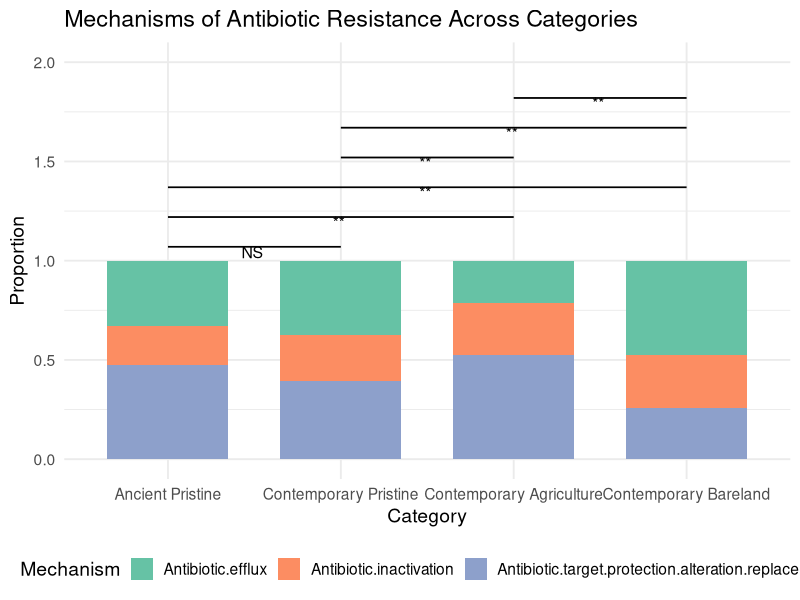

This chart was generated by the following R code:
library(ggplot2)  # For creating plots
library(tidyr)    # For reshaping data

data <- data.frame(
  Category = c("Ancient Pristine", "Contemporary Pristine", 
               "Contemporary Agriculture", "Contemporary Bareland"),
  `Antibiotic inactivation` = c(0.200, 0.233, 0.259, 0.268),
  `Antibiotic efflux` = c(0.327, 0.371, 0.214, 0.474),
  `Antibiotic target protection/alteration/replacement` = c(0.473, 0.395, 0.527, 0.258)
)

data$Category <- factor(data$Category, levels = c(
  "Ancient Pristine", 
  "Contemporary Pristine", 
  "Contemporary Agriculture", 
  "Contemporary Bareland"
))


data_long <- pivot_longer(
  data, 
  cols = -Category, 
  names_to = "Mechanism", 
  values_to = "Proportion"
)


significance_annotations <- data.frame(
  xstart = c(1, 1, 1, 2, 2, 3),  
  xend = c(2, 3, 4, 3, 4, 4),    
  y_position = c(1.10, 1.25, 1.40, 1.55, 1.70, 1.85),  
  label = c(
    "\nNS ",    # Not significant: Ancient Pristine vs Contemporary Pristine
    "\n** ",    # Significant: Ancient Pristine vs Contemporary Agriculture
    "\n** ",    # Significant: Ancient Pristine vs Contemporary Bareland
    "\n** ",    # Significant: Contemporary Pristine vs Contemporary Agriculture
    "\n** ",    # Significant: Contemporary Pristine vs Contemporary Bareland
    "\n** "     # Significant: Contemporary Agriculture vs Contemporary Bareland
  )
)

# Specify the name for the output file
output_file <- "xxx_stacked_bar_chart.tiff"

# Save the plot as a PNG file
png(filename = output_file, width = 1200, height = 800, res = 300)

# Create the stacked bar plot
ggplot(data_long, aes(x = Category, y = Proportion, fill = Mechanism)) +
  geom_bar(stat = "identity", position = "stack", width = 0.7) +  # Stacked bar chart
  scale_fill_brewer(palette = "Set2", name = "Mechanism") +       # Use colour palette
  labs(
    x = "Category", 
    y = "Proportion", 
    title = "Mechanisms of Antibiotic Resistance Across Categories"
  ) + 
  theme_minimal(base_size = 14) +                                 
  geom_segment(
    data = significance_annotations,
    aes(x = xstart, xend = xend, y = y_position - 0.03, yend = y_position - 0.03),
    inherit.aes = FALSE, size = 0.6, colour = "black"
  ) +  
  geom_text(
    data = significance_annotations,
    aes(x = (xstart + xend) / 2, y = y_position, label = label),
    inherit.aes = FALSE, size = 4
  ) +  
  theme(legend.position = "bottom") +                            
  ylim(0, 2.0)  


dev.off()

